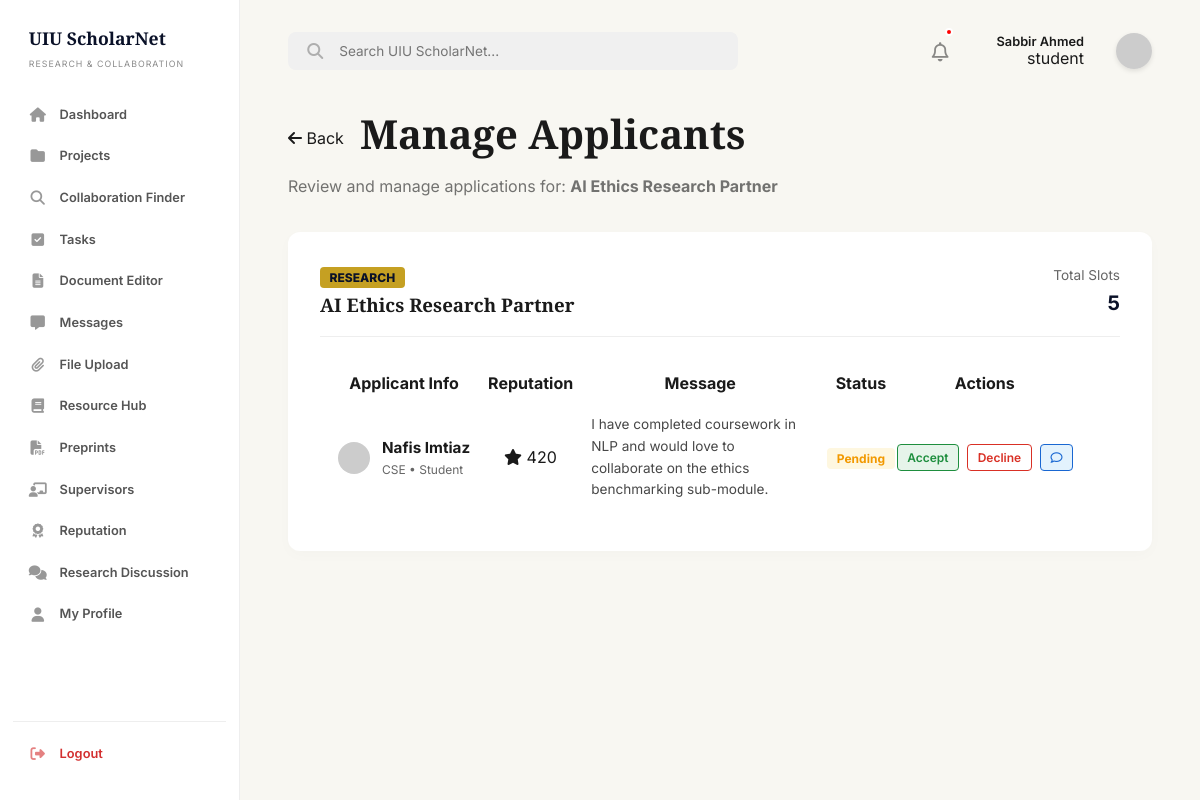
Screenshot of /dashboard/manage_collaboration.php?id=1 (signed in) with the database file from the repository.
### tables this page shows
CREATE TABLE IF NOT EXISTS `users` (
    `id` INT AUTO_INCREMENT PRIMARY KEY,
    `full_name` VARCHAR(100) NOT NULL,
    `email` VARCHAR(100) UNIQUE NOT NULL,
    `password` VARCHAR(255) NOT NULL,
    `role` ENUM('student', 'faculty', 'admin') DEFAULT 'student',
    `is_verified` TINYINT(1) DEFAULT 1,
    `account_status` ENUM('active', 'banned') DEFAULT 'active',
    `department` VARCHAR(100),
    `interests` TEXT,
    `skills` TEXT,
    `points` INT DEFAULT 0,
    `reputation` INT DEFAULT 0,
    `last_active_at` TIMESTAMP NULL DEFAULT NULL,
    `created_at` TIMESTAMP DEFAULT CURRENT_TIMESTAMP
);

CREATE TABLE IF NOT EXISTS `collaboration_posts` (
    `id` INT AUTO_INCREMENT PRIMARY KEY,
    `user_id` INT,
    `project_id` INT NULL,
    `title` VARCHAR(255) NOT NULL,
    `department` VARCHAR(100),
    `description` TEXT,
    `skills_required` TEXT,
    `opportunity_type` VARCHAR(50) DEFAULT 'Research',
    `status` VARCHAR(20) DEFAULT 'open',
    `slots_total` INT DEFAULT 10,
    `created_at` TIMESTAMP DEFAULT CURRENT_TIMESTAMP,
    FOREIGN KEY (`user_id`) REFERENCES `users`(`id`) ON DELETE CASCADE,
    FOREIGN KEY (`project_id`) REFERENCES `projects`(`id`) ON DELETE SET NULL
);

CREATE TABLE IF NOT EXISTS `collaboration_applications` (
    `id` INT AUTO_INCREMENT PRIMARY KEY,
    `post_id` INT NOT NULL,
    `user_id` INT NOT NULL,
    `message` TEXT NULL,
    `status` ENUM('pending', 'accepted', 'declined') DEFAULT 'pending',
    `created_at` TIMESTAMP DEFAULT CURRENT_TIMESTAMP,
    UNIQUE KEY `uniq_post_user` (`post_id`, `user_id`),
    FOREIGN KEY (`post_id`) REFERENCES `collaboration_posts`(`id`) ON DELETE CASCADE,
    FOREIGN KEY (`user_id`) REFERENCES `users`(`id`) ON DELETE CASCADE
);

### includes/auth_check.php (called while the page is built, shortened)
<?php
require_once('db_connect.php');
$user_id = (int)$_SESSION['user_id'];
$stmt = $conn->prepare("SELECT * FROM users WHERE id = ?");
$stmt->bind_param("i", $user_id);
$stmt->execute();
$user_result = $stmt->get_result();
$user_data = $user_result->fetch_assoc();
?>

### includes/db_connect.php (called while the page is built, shortened)
<?php
$host = getenv('DB_HOST') ?: "127.0.0.1";
$user = getenv('DB_USER') ?: "root";
$pass = getenv('DB_PASS');
if ($pass === false) {
    $pass = "";
}
$dbname = getenv('DB_NAME') ?: "uiu_scholarnet";
$port = getenv('DB_PORT') ?: 3306;
$conn = mysqli_connect($host, $user, $pass, $dbname, $port);
mysqli_set_charset($conn, "utf8mb4");
function db_query($sql, $params = [], $types = "") {
    global $conn;
    $stmt = $conn->prepare($sql);
    if ($params) {
        $stmt->bind_param($types, ...$params);
    }
    if (!$stmt->execute()) {
        die("Query execution failed: " . $stmt->error);
    }
    $result = $stmt->get_result();
    if ($result === false && $stmt->field_count === 0) {
        return true;
    }
    return $result;
}
?>

### dashboard/manage_collaboration.php (the view, shortened to what this page needs)
<?php
require_once('../includes/auth_check.php');
require_once('../includes/layout.php');
$post_id = (int)($_GET['id'] ?? 0);
$post = db_query("
    SELECT cp.*, p.title AS linked_project_title
    FROM collaboration_posts cp
    LEFT JOIN projects p ON cp.project_id = p.id
    WHERE cp.id = ? AND cp.user_id = ?
", [$post_id, $user_id], "ii")->fetch_assoc();
$applications = db_query("
    SELECT ca.*, u.full_name, u.department, u.role, u.points
    FROM collaboration_applications ca
    JOIN users u ON ca.user_id = u.id
    WHERE ca.post_id = ?
    ORDER BY ca.status = 'pending' DESC, ca.created_at ASC
", [$post_id], "i");
?>
    <?php include('../includes/sidebar.php'); ?>
    <main class="main-content">
        <?php include('../includes/header.php'); ?>
        <section class="greeting mb-2">
            <div class="flex-center-gap-1">
                <a href="collaboration.php" class="link-muted-no-under"><i class="fa-solid fa-arrow-left"></i> Back</a>
                <h1 class="text-1-5xl">Manage Applicants</h1>
            </div>
            <p class="mt-0-5-opacity-0-8">Review and manage applications for: <strong><?php echo htmlspecialchars($post['title']); ?></strong></p>
        </section>
        <div class="card card-manage-collab">
            <div class="manage-collab-header">
                <div>
                    <span class="badge-opp-type"><?php echo strtoupper(htmlspecialchars($post['opportunity_type'])); ?></span>
                    <h3 class="title-mt-0-5"><?php echo htmlspecialchars($post['title']); ?></h3>
                </div>
                <div class="text-right">
                    <div class="text-muted-sm">Total Slots</div>
                    <div class="slots-total-text"><?php echo (int)$post['slots_total']; ?></div>
                </div>
            </div>
            <?php if ($applications->num_rows > 0): ?>
                <table class="leaderboard-table table-w100">
                    <thead>
                        <tr class="border-b-2">
                            <th class="p-1-text-left">Applicant Info</th>
                            <th class="p-1-text-left">Reputation</th>
                            <th class="p-1-text-left">Message</th>
                            <th class="p-1-text-center">Status</th>
                            <th class="p-1-text-right">Actions</th>
                        </tr>
                    </thead>
                    <tbody>
                        <?php while($app = $applications->fetch_assoc()): ?>
                        <tr class="border-b-1-light">
                            <td class="p-1">
                                <div class="flex-center-gap-0-75">
                                    <img src="https://ui-avatars.com/api/?name=<?php echo urlencode($app['full_name']); ?>&background=random&color=fff" alt="Avatar" class="avatar-32">
                                    <div>
                                        <div class="text-bold-0-95"><?php echo htmlspecialchars($app['full_name']); ?></div>
                                        <div class="text-muted-xs"><?php echo htmlspecialchars($app['department']); ?> • <?php echo ucfirst(htmlspecialchars($app['role'])); ?></div>
                                    </div>
                                </div>
                            </td>
                            <td class="p-1">
                                <span class="rep-star-text"><i class="fa-solid fa-star"></i> <?php echo (int)$app['points']; ?></span>
                            </td>
                            <td class="p-1-message-col">
                                <?php echo htmlspecialchars($app['message'] ?: 'No message provided.'); ?>
                            </td>
                            <td class="p-1-text-center">
                                <?php if ($app['status'] === 'accepted'): ?>
                                    <span class="badge-status-accepted">Accepted</span>
                                <?php elseif ($app['status'] === 'declined'): ?>
                                    <span class="badge-status-declined">Declined</span>
                                <?php else: ?>
                                    <span class="badge-status-pending">Pending</span>
                                <?php endif; ?>
                            </td>
                            <td class="p-1-text-right">
                                <?php if ($app['status'] === 'pending'): ?>
                                    <div class="flex-end-gap-0-5">
                                        <form action="../actions/manage_application.php" method="POST">
                                            <button type="submit" class="btn btn-action-accept">Accept</button>
                                        </form>
                                        <form action="../actions/manage_application.php" method="POST">
                                            <button type="submit" class="btn btn-action-decline">Decline</button>
                                        </form>
                                        <a href="messages.php?user_id=<?php echo $app['user_id']; ?>" class="btn btn-action-message"><i class="fa-regular fa-comment"></i></a>
                                    </div>
                                <?php else: ?>
                                    <div class="flex-end-gap-0-5">
                                        <a href="messages.php?user_id=<?php echo $app['user_id']; ?>" class="btn btn-action-message"><i class="fa-regular fa-comment"></i> Message</a>
                                    </div>
                                <?php endif; ?>
                            </td>
                        </tr>
                        <?php endwhile; ?>
                    </tbody>
                </table>
            <?php endif; ?>
        </div>
    </main>
</body>
</html>

### includes/header.php (shortened to what this page needs)
<?php
if (!isset($pending_tasks) || !isset($collab_requests)) {
    $user_id = $_SESSION['user_id'] ?? 0;
    if ($user_id > 0 && isset($conn)) {
        if (!isset($unread_notifications)) {
            $un_stmt = $conn->prepare("SELECT COUNT(*) as total FROM notifications WHERE user_id = ? AND is_read = 0");
            $un_stmt->bind_param("i", $user_id);
            $un_stmt->execute();
            $unread_notifications = (int)($un_stmt->get_result()->fetch_assoc()['total'] ?? 0);
        }
    }
}
?>
<header class="dash-header">
    <div class="search-container">
        <i class="fa-solid fa-magnifying-glass search-icon"></i>
        <input type="text" placeholder="Search UIU ScholarNet...">
    </div>
    <div class="header-actions flex-center-end">
        <?php if ((!isset($is_admin_panel) || !$is_admin_panel) && (!isset($is_admin_sidebar) || !$is_admin_sidebar)): ?>
        <a href="notifications.php" class="notification-icon text-inherit relative flex-center h-36px">
            <i class="fa-regular fa-bell header-icon text-1-2rem"></i>
            <?php if (($unread_notifications ?? 0) > 0): ?>
                <span class="notification-dot notification-dot-header"></span>
            <?php endif; ?>
        </a>
        <?php endif; ?>
        <div class="flex-column-end">
            <span class="fw-600 text-0-8rem text-color-primary"><?php echo htmlspecialchars($user_data['full_name'] ?? 'User'); ?></span>
            <?php if (isset($user_data['role'])): ?>
                <?php if ($user_data['role'] === 'admin'): ?>
                    <span class="role-admin">ADMIN</span>
                <?php elseif ($user_data['role'] === 'faculty' && isset($user_data['is_verified']) && $user_data['is_verified']): ?>
                    <span class="role-faculty"><i class="fa-solid fa-circle-check"></i> FACULTY</span>
                <?php elseif ($user_data['role'] === 'faculty' && isset($user_data['is_verified']) && !$user_data['is_verified']): ?>
                    <span class="role-unverified">UNVERIFIED</span>
                <?php else: ?>
                    <span class="role-default"><?php echo htmlspecialchars($user_data['role']); ?></span>
                <?php endif; ?>
            <?php endif; ?>
        </div>
        <a href="profile.php" class="text-inherit flex-center">
            <img src="https://ui-avatars.com/api/?name=<?php echo urlencode($user_data['full_name'] ?? 'User'); ?>&background=0a1128&color=fff" alt="Avatar" class="avatar-header">
        </a>
    </div>
</header>

### assets/css/global.css (style rules this page uses)
:root { --primary-color: #0a1128; --secondary-color: #c5a022; --bg-color: #f8f7f2; --text-color: #1a1a1a; --accent-color: #e8e6d9; --white: #ffffff; --transition: all 0.3s ease; --font-heading: 'Playfair Display', serif; --font-body: 'Inter', sans-serif; }
* { margin: 0; padding: 0; box-sizing: border-box; }
body { font-family: var(--font-body); background-color: var(--bg-color); color: var(--text-color); line-height: 1.6; overflow-x: hidden; }
h1, h2, h3, h4 { font-family: var(--font-heading); font-weight: 700; }
a { text-decoration: none; color: inherit; transition: var(--transition); }
.btn { padding: 0.8rem 2rem; border-radius: 4px; font-weight: 600; cursor: pointer; display: inline-flex; align-items: center; gap: 0.5rem; transition: var(--transition); border: none; font-family: var(--font-body); }

### assets/css/layout.css (style rules this page uses)
.dashboard-page { display: flex; background-color: var(--bg-color); min-height: 100vh; width: 100%; }
.main-content { flex: 1; margin-left: 240px; padding: 2rem 3rem; min-height: 100vh; }
.dash-header { display: flex; justify-content: space-between; align-items: center; margin-bottom: 2rem; }
.search-container { background: #f0f0f0; padding: 0.7rem 1.2rem; border-radius: 8px; display: flex; align-items: center; gap: 1rem; width: 100%; max-width: 450px; }
.search-container input { background: transparent; border: none; outline: none; width: 100%; font-family: var(--font-body); font-size: 0.85rem; }

### assets/css/dashboard.css (style rules this page uses)
.greeting h1 { font-size: 2.5rem; margin-bottom: 0.5rem; }
.greeting p { opacity: 0.6; margin-bottom: 2rem; }
.search-icon { opacity: 0.3; }
.notification-icon { font-size: 1.2rem; margin-right: 1.5rem; position: relative; }
.notification-dot { position: absolute; top: -5px; right: -5px; width: 8px; height: 8px; background: red; border-radius: 50%; border: 2px solid var(--white); }

### assets/css/collaboration.css (style rules this page uses)
.header-icon { font-size: 1.2rem; opacity: 0.5; }

### assets/css/modules/utilities.css (style rules this page uses)
.mb-2 { margin-bottom: 2rem; }
.p-1 { padding: 1rem; }
.flex-center { display: flex; align-items: center; }
.flex-center-end { display: flex; align-items: center; justify-content: flex-end; gap: 1.5rem; }
.flex-column-end { display: flex; flex-direction: column; align-items: flex-end; justify-content: center; margin-right: 0.5rem; line-height: 1.2; }
.flex-center-gap-1 { display: flex; align-items: center; gap: 1rem; }
.flex-center-gap-0-75 { display: flex; align-items: center; gap: 0.75rem; }
.flex-end-gap-0-5 { display: flex; gap: 0.5rem; justify-content: flex-end; }
.relative { position: relative; }
.h-36px { height: 36px; }
.text-right { text-align: right; }
.text-inherit { color: inherit; text-decoration: none; }
.text-color-primary { color: var(--text-color); }
.text-muted-sm { font-size: 0.85rem; color: #666; }
.text-muted-xs { font-size: 0.75rem; color: #666; }
.text-1-2rem { font-size: 1.2rem; line-height: 1; }
.text-0-8rem { font-size: 0.8rem; }
.text-1-5xl { font-size: 1.5rem; }
.text-bold-0-95 { font-weight: 700; font-size: 0.95rem; }
.fw-600 { font-weight: 600; }
.notification-dot-header { position: absolute; top: 2px; right: -2px; width: 10px; height: 10px; background: var(--secondary-color); border-radius: 50%; border: 2px solid #fff; }
.avatar-header { width: 36px; height: 36px; border-radius: 50%; box-shadow: 0 2px 5px rgba(0, 0, 0, 0.1); display: block; }
.avatar-32 { width: 32px; height: 32px; border-radius: 50%; }

### rows the page displays
users: full_name "Sabbir Ahmed", role "student"
collaboration_posts: title "AI Ethics Research Partner", opportunity_type "RESEARCH", slots_total "5"
collaboration_applications: user.full_name "Nafis Imtiaz", user.department "CSE", user.role "Student", user.points "420", message "I have completed coursework in NLP and would love to collaborate on the ethics benchmarking sub-module.", status "Pending"
